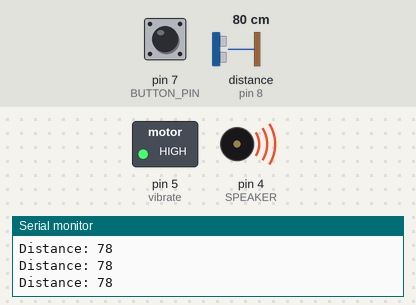
A sketch run on a simulated Arduino Uno, built with avr-gcc and run on an emulated ATmega328P. Shown: switched loads named in the sketch (green lamp = pin HIGH), buzzer (waves = sounding), the last lines printed to the serial monitor. Wiring (inferred from the names in the program): ultrasonic range finder: trigger pin 9; echo pin 8. The inputs (shaded band) are chosen by the test bench; at power-on: distance to the obstacle (sensor on pin 8) 80 cm, pin 7 (BUTTON_PIN) HIGH. The echo pulse lasts 58.3 µs per cm; pins used as bus, display or sensor lines are not drawn.

Above: at 1.28 s.
1.3 s: distance to the obstacle (sensor on pin 8) set to 73 cm
4.3 s: distance to the obstacle (sensor on pin 8) set to 66 cm
At 4.3 s:
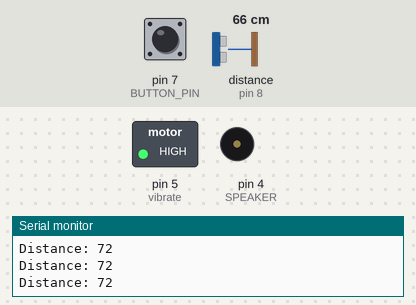
Timing chart, 0 to 7.3 s (numbered marks = the images above; inputs shaded):
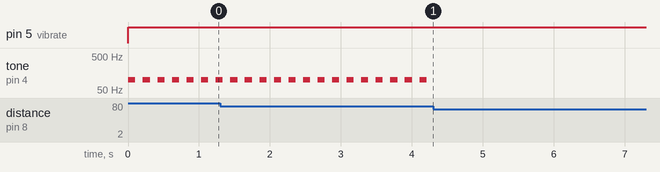

The sketch:

arduno_final_code.ino
```cpp
#include <SoftwareSerial.h>

// defines pins numbers
const int trigPin = 9;
const int echoPin = 8;
const int vibrate = 5;
const int messagepin = 3;
// defines variables
long duration;
int distance;
int SPEAKER = 4;
const int BUTTON_PIN = 7; // Arduino pin connected to button's pin
int buttonState;

void setup() {
  pinMode(BUTTON_PIN, INPUT_PULLUP);
  pinMode(trigPin, OUTPUT); // Sets the trigPin as an Output
  pinMode(echoPin, INPUT); // Sets the echoPin as an Input
  Serial.begin(9600); // Starts the serial communication
  pinMode(SPEAKER, OUTPUT);
  pinMode(vibrate, OUTPUT);
}
void loop() {

  buttonState = digitalRead(BUTTON_PIN); // read new state
  // Clears the trigPin condition
  buttonState = HIGH;

  if (buttonState == LOW) {
    delay(5000);
    digitalWrite(SPEAKER,HIGH);
    digitalWrite(messagepin, HIGH);
    digitalWrite(messagepin, LOW);
    // Serial.println("hi");
  }

  else if (buttonState == HIGH)
  {
    // Clears the trigPin
    digitalWrite(trigPin, LOW);
    delayMicroseconds(5);
    // Sets the trigPin on HIGH state for 10 micro seconds
    digitalWrite(trigPin, HIGH);
    delayMicroseconds(10);
    digitalWrite(trigPin, LOW);
    // Reads the echoPin, returns the sound wave travel time in microseconds
    duration = pulseIn(echoPin, HIGH);
    // Calculating the distance
    distance = duration * 0.034 / 2;
    // Prints the distance on the Serial Monitor

    Serial.print("Distance: ");
    Serial.println(distance);

    // Displays the distance on the Serial Monitor
    if(distance<=100 && distance >=70)
    {
      digitalWrite(vibrate,HIGH);
        tone(SPEAKER,100);
      // digitalWrite(SPEAKER,HIGH);
        delay(100);
        // digitalWrite(SPEAKER,LOW);
        noTone(SPEAKER);
        delay(100);
    }
    else if(distance<70 && distance >=40)
    {
      //  tone(SPEAKER,50);
      digitalWrite(SPEAKER,HIGH);
        delay(50);
        // noTone(SPEAKER);
        digitalWrite(SPEAKER,LOW);
        delay(50);
    }
    else if(distance<40 && distance >=10)
    {
      //  tone(SPEAKER,25);
      digitalWrite(SPEAKER,HIGH);
        delay(20);
      // noTone(SPEAKER);
        digitalWrite(SPEAKER,LOW);

      delay(20);
    }

    else if(distance<10)
    {
      //  tone(SPEAKER,1000);
        digitalWrite(SPEAKER,HIGH);
        delay(0);
        // noTone(SPEAKER);
    }
  }

}
```

Measured:
- the behaviour switches between 71 and 70 cm on distance to the obstacle (sensor on pin 8) (found by bisection; images 0 and 1)
- after the input at 4.3 s, tone on pin 4 (SPEAKER): stops changing and stays silent
- by itself, tone on pin 4 (SPEAKER): alternates 100 Hz for 0.10 s and silent for 0.10 s
